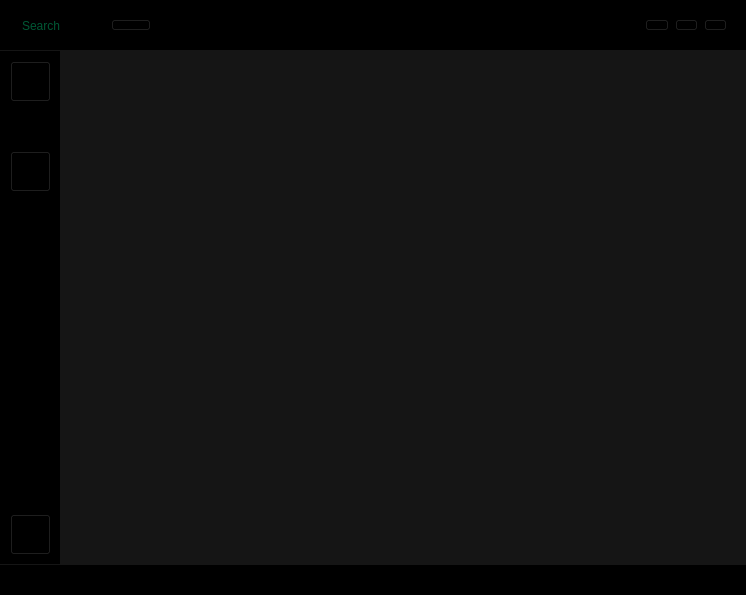
<?xml version="1.0" encoding="UTF-8"?>
<ui version="4.0">
 <class>main_window</class>
 <widget class="QMainWindow" name="main_window">
  <property name="geometry">
   <rect>
    <x>0</x>
    <y>0</y>
    <width>746</width>
    <height>595</height>
   </rect>
  </property>
  <property name="windowTitle">
   <string>MainWindow</string>
  </property>
  <widget class="QWidget" name="centralwidget">
   <layout class="QVBoxLayout" name="verticalLayout">
    <property name="spacing">
     <number>0</number>
    </property>
    <property name="leftMargin">
     <number>0</number>
    </property>
    <property name="topMargin">
     <number>0</number>
    </property>
    <property name="rightMargin">
     <number>0</number>
    </property>
    <property name="bottomMargin">
     <number>0</number>
    </property>
    <item>
     <widget class="QFrame" name="main_header">
      <property name="minimumSize">
       <size>
        <width>0</width>
        <height>50</height>
       </size>
      </property>
      <property name="maximumSize">
       <size>
        <width>16777215</width>
        <height>50</height>
       </size>
      </property>
      <property name="styleSheet">
       <string notr="true">background-color: rgb(0, 0, 0);</string>
      </property>
      <property name="frameShape">
       <enum>QFrame::Panel</enum>
      </property>
      <property name="frameShadow">
       <enum>QFrame::Raised</enum>
      </property>
      <layout class="QHBoxLayout" name="horizontalLayout_3">
       <item>
        <widget class="QFrame" name="frame_3">
         <property name="maximumSize">
          <size>
           <width>150</width>
           <height>16777215</height>
          </size>
         </property>
         <property name="frameShape">
          <enum>QFrame::NoFrame</enum>
         </property>
         <property name="frameShadow">
          <enum>QFrame::Plain</enum>
         </property>
         <layout class="QHBoxLayout" name="horizontalLayout_5">
          <item>
           <widget class="QLineEdit" name="search_text">
            <property name="styleSheet">
             <string notr="true">color: rgb(0, 173, 103);
border-bottom-color: rgb(0, 173, 103);</string>
            </property>
            <property name="frame">
             <bool>true</bool>
            </property>
            <property name="placeholderText">
             <string>Search</string>
            </property>
           </widget>
          </item>
          <item>
           <widget class="QPushButton" name="search_button">
            <property name="text">
             <string/>
            </property>
            <property name="icon">
             <iconset resource="images.qrc">
              <normaloff>:/images/images/search.png</normaloff>:/images/images/search.png</iconset>
            </property>
           </widget>
          </item>
         </layout>
        </widget>
       </item>
       <item>
        <widget class="QFrame" name="frame">
         <property name="styleSheet">
          <string notr="true">image: url(:/images/images/imago.png);</string>
         </property>
         <property name="frameShape">
          <enum>QFrame::NoFrame</enum>
         </property>
         <property name="frameShadow">
          <enum>QFrame::Raised</enum>
         </property>
        </widget>
       </item>
       <item>
        <widget class="QFrame" name="frame_4">
         <property name="minimumSize">
          <size>
           <width>50</width>
           <height>0</height>
          </size>
         </property>
         <property name="maximumSize">
          <size>
           <width>100</width>
           <height>16777215</height>
          </size>
         </property>
         <property name="frameShape">
          <enum>QFrame::NoFrame</enum>
         </property>
         <property name="frameShadow">
          <enum>QFrame::Raised</enum>
         </property>
         <layout class="QHBoxLayout" name="horizontalLayout_4">
          <item>
           <widget class="QPushButton" name="minimize_button">
            <property name="text">
             <string/>
            </property>
            <property name="icon">
             <iconset resource="images.qrc">
              <normaloff>:/images/images/minimize.png</normaloff>:/images/images/minimize.png</iconset>
            </property>
           </widget>
          </item>
          <item>
           <widget class="QPushButton" name="maximize_button">
            <property name="text">
             <string/>
            </property>
            <property name="icon">
             <iconset resource="images.qrc">
              <normaloff>:/images/images/maximize.png</normaloff>:/images/images/maximize.png</iconset>
            </property>
           </widget>
          </item>
          <item>
           <widget class="QPushButton" name="close_button">
            <property name="text">
             <string/>
            </property>
            <property name="icon">
             <iconset resource="images.qrc">
              <normaloff>:/images/images/cross.png</normaloff>:/images/images/cross.png</iconset>
            </property>
           </widget>
          </item>
         </layout>
        </widget>
       </item>
      </layout>
     </widget>
    </item>
    <item>
     <widget class="QFrame" name="main_body">
      <property name="styleSheet">
       <string notr="true">background-color: rgb(21, 21, 21);</string>
      </property>
      <property name="frameShape">
       <enum>QFrame::NoFrame</enum>
      </property>
      <property name="frameShadow">
       <enum>QFrame::Raised</enum>
      </property>
      <layout class="QHBoxLayout" name="horizontalLayout">
       <property name="spacing">
        <number>0</number>
       </property>
       <property name="leftMargin">
        <number>0</number>
       </property>
       <property name="topMargin">
        <number>1</number>
       </property>
       <property name="rightMargin">
        <number>0</number>
       </property>
       <property name="bottomMargin">
        <number>1</number>
       </property>
       <item>
        <widget class="QFrame" name="side_menu">
         <property name="minimumSize">
          <size>
           <width>60</width>
           <height>0</height>
          </size>
         </property>
         <property name="maximumSize">
          <size>
           <width>60</width>
           <height>16777215</height>
          </size>
         </property>
         <property name="styleSheet">
          <string notr="true">background-color: rgb(0, 0, 0);</string>
         </property>
         <property name="frameShape">
          <enum>QFrame::NoFrame</enum>
         </property>
         <property name="frameShadow">
          <enum>QFrame::Raised</enum>
         </property>
         <layout class="QVBoxLayout" name="verticalLayout_2">
          <property name="spacing">
           <number>0</number>
          </property>
          <property name="leftMargin">
           <number>0</number>
          </property>
          <property name="topMargin">
           <number>0</number>
          </property>
          <property name="rightMargin">
           <number>0</number>
          </property>
          <property name="bottomMargin">
           <number>0</number>
          </property>
          <item>
           <widget class="QFrame" name="frame_5">
            <property name="maximumSize">
             <size>
              <width>16777215</width>
              <height>150</height>
             </size>
            </property>
            <property name="frameShape">
             <enum>QFrame::NoFrame</enum>
            </property>
            <property name="frameShadow">
             <enum>QFrame::Raised</enum>
            </property>
            <widget class="QPushButton" name="feed_button">
             <property name="geometry">
              <rect>
               <x>10</x>
               <y>10</y>
               <width>41</width>
               <height>41</height>
              </rect>
             </property>
             <property name="text">
              <string/>
             </property>
             <property name="icon">
              <iconset resource="images.qrc">
               <normaloff>:/images/images/home.png</normaloff>:/images/images/home.png</iconset>
             </property>
             <property name="iconSize">
              <size>
               <width>32</width>
               <height>32</height>
              </size>
             </property>
            </widget>
            <widget class="QPushButton" name="profile_button">
             <property name="geometry">
              <rect>
               <x>10</x>
               <y>100</y>
               <width>41</width>
               <height>41</height>
              </rect>
             </property>
             <property name="text">
              <string/>
             </property>
             <property name="icon">
              <iconset resource="images.qrc">
               <normaloff>:/images/images/user.png</normaloff>:/images/images/user.png</iconset>
             </property>
             <property name="iconSize">
              <size>
               <width>32</width>
               <height>32</height>
              </size>
             </property>
            </widget>
           </widget>
          </item>
          <item>
           <widget class="QFrame" name="frame_6">
            <property name="frameShape">
             <enum>QFrame::NoFrame</enum>
            </property>
            <property name="frameShadow">
             <enum>QFrame::Raised</enum>
            </property>
           </widget>
          </item>
          <item>
           <widget class="QFrame" name="frame_2">
            <property name="maximumSize">
             <size>
              <width>16777215</width>
              <height>60</height>
             </size>
            </property>
            <property name="frameShape">
             <enum>QFrame::NoFrame</enum>
            </property>
            <property name="frameShadow">
             <enum>QFrame::Raised</enum>
            </property>
            <widget class="QPushButton" name="pushButton_3">
             <property name="geometry">
              <rect>
               <x>10</x>
               <y>10</y>
               <width>41</width>
               <height>41</height>
              </rect>
             </property>
             <property name="text">
              <string/>
             </property>
             <property name="icon">
              <iconset resource="images.qrc">
               <normaloff>:/images/images/add.png</normaloff>:/images/images/add.png</iconset>
             </property>
             <property name="iconSize">
              <size>
               <width>32</width>
               <height>32</height>
              </size>
             </property>
            </widget>
           </widget>
          </item>
         </layout>
        </widget>
       </item>
       <item>
        <widget class="QFrame" name="main_frame">
         <property name="frameShape">
          <enum>QFrame::NoFrame</enum>
         </property>
         <property name="frameShadow">
          <enum>QFrame::Raised</enum>
         </property>
         <layout class="QHBoxLayout" name="horizontalLayout_2">
          <item>
           <widget class="QStackedWidget" name="stackedWidget">
            <widget class="QWidget" name="page"/>
            <widget class="QWidget" name="page_2"/>
           </widget>
          </item>
         </layout>
        </widget>
       </item>
      </layout>
     </widget>
    </item>
    <item>
     <widget class="QFrame" name="main_footer">
      <property name="minimumSize">
       <size>
        <width>0</width>
        <height>30</height>
       </size>
      </property>
      <property name="maximumSize">
       <size>
        <width>16777215</width>
        <height>30</height>
       </size>
      </property>
      <property name="styleSheet">
       <string notr="true">background-color: rgb(0, 0, 0);</string>
      </property>
      <property name="frameShape">
       <enum>QFrame::NoFrame</enum>
      </property>
      <property name="frameShadow">
       <enum>QFrame::Raised</enum>
      </property>
     </widget>
    </item>
   </layout>
  </widget>
 </widget>
 <resources>
  <include location="images.qrc"/>
 </resources>
 <connections/>
</ui>
